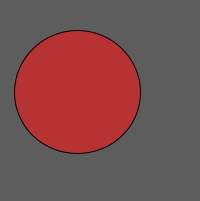
Frame 1 (no input)
Frame 60 (the mouse pressed at the canvas centre just before this capture): identical to frame 1, image omitted
Frame 120 (the mouse held since frame 60 and released just before this capture): identical to frame 1, image omitted

The Processing sketch that drew this single still picture (run headless with seeded random() and noise(); from frame 60 on, the mouse is pressed at the canvas centre):

// Processing sketch: tweak
// ── tweak.pde
void setup()
{
  size(200, 201);
  background(20);
}

void draw()
{
  background(93);
  fill(183, 50, 50);
  ellipse(77, 92, 126, 123);
}
